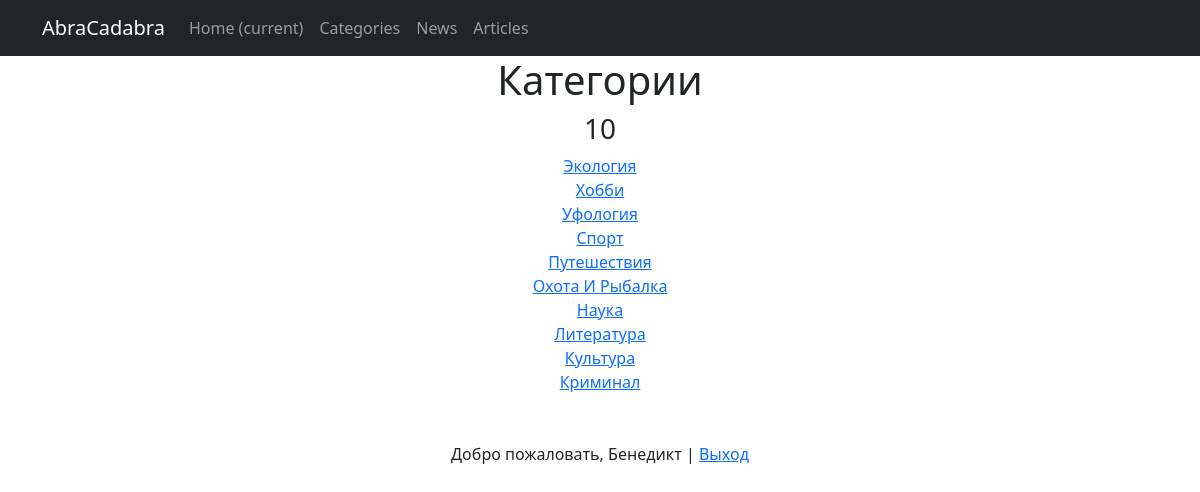
The page /categories/ (signed in) on the database its author committed.
### news/models.py (models this page shows)
class Category(models.Model):
    name = models.CharField(max_length=30, unique=True)
    subscribers = models.ManyToManyField(User, blank=True, null=True, related_name='categories')
    def __str__(self):
        return self.name.title()

### news/views.py (the view)
# urls.py: path('categories/', CategoriesList.as_view(), name='categories_list'),
class CategoriesList(ListView):
    model = Category
    ordering = '-name'
    template_name = 'categories_list.html'
    context_object_name = 'categories_list'

### templates/categories_list.html (shortened to what this page needs)
{% extends 'flatpages/default.html' %}
{% load custom_filters %}
{% load custom_tags %}
{% block content %}
   <h1>Категории</h1>
   <h3>{{ categories_list|length }}</h3>
   {% if categories_list %}
        {% for category in categories_list %}
            <a href="{% url 'category_list' category.id %}">{{ category }}</a> <br>
        {% endfor %}
   {% else %}
       <h2>Категории отсутствуют!</h2>
   {% endif %}
{% if user.is_authenticated %}
     <br><br>
     Добро пожаловать, {{ user.username }} | <a href="http://127.0.0.1:8000/accounts/logout/">Выход</a>
 {% else %}
     <br><br>
     <a href="http://127.0.0.1:8000/accounts/signup/">Зарегистрироваться</a> |
     <a href="http://127.0.0.1:8000/accounts/login/">Войти</a>
{% endif %}
{% endblock content %}

### rows shown on the page
Category: name "Экология"
Category: name "Хобби"
Category: name "Уфология"
Category: name "Спорт"
Category: name "Путешествия"
Category: name "Охота И Рыбалка"
Category: name "Наука"
Category: name "Литература"
Category: name "Культура"
Category: name "Криминал"

### other values the page prints
{{ categories_list|length }} "10"
{{ user.username }} "Бенедикт"
